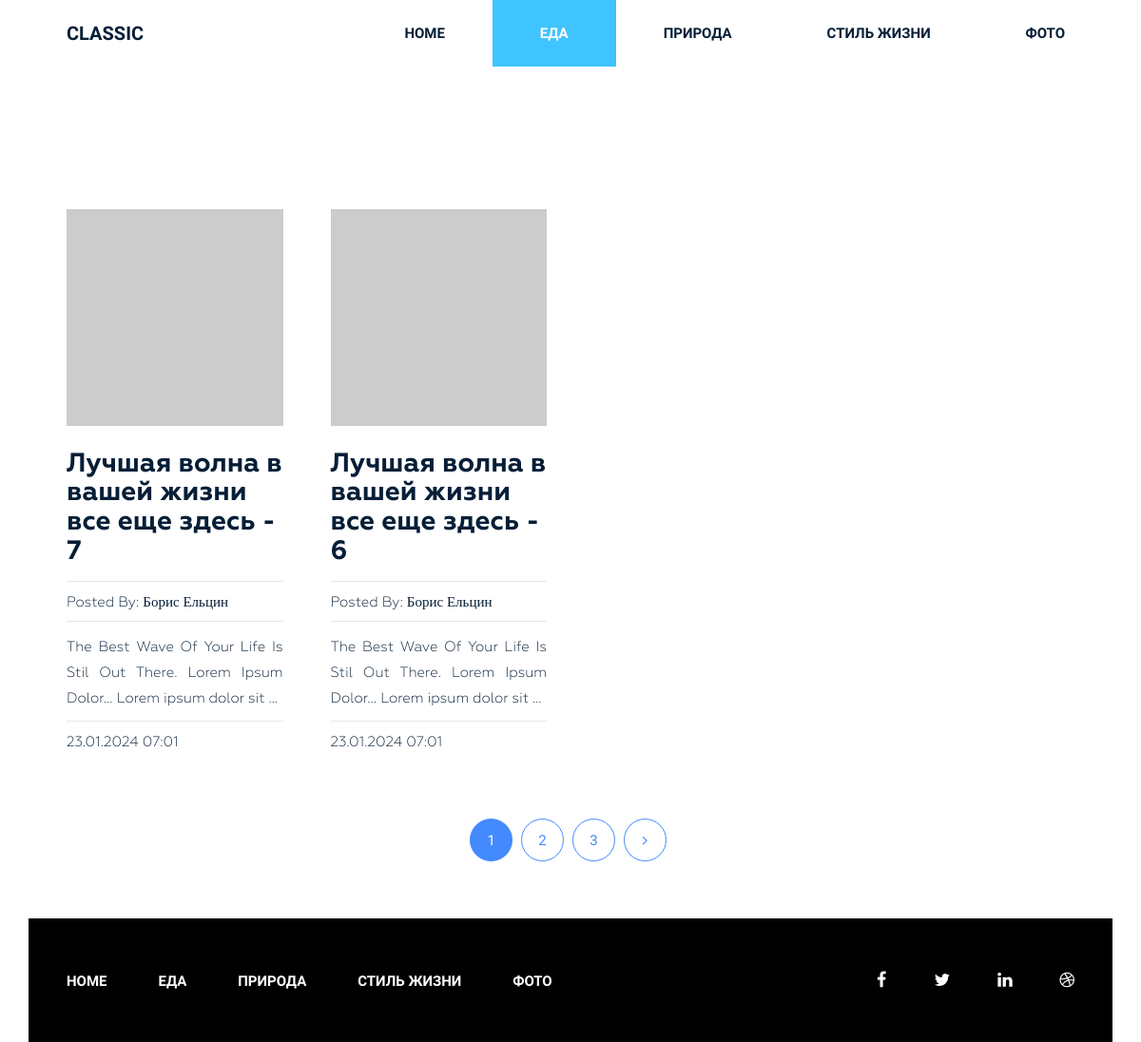
/category/eda/, run on the app's committed database.
### blog/models.py (models this page shows, shortened)
class Category(models.Model):
    title = models.CharField(max_length=250, verbose_name='Наименование')
    slug = models.SlugField(max_length=250, unique=True, verbose_name='Алиас')
    def __str__(self) -> str:
        return self.title
    def get_absolute_url(self):
        return reverse("category", kwargs={"slug": self.slug})
    class Meta:
        ordering = ['title']
        verbose_name = "Категория"
        verbose_name_plural = "Категории"

class Post(models.Model):
    title = models.CharField(max_length=250, verbose_name='Наименование')
    slug = models.SlugField(max_length=250, unique=True, verbose_name='Алиас')
    content = models.TextField(blank=True, verbose_name='Содержимое')
    author = models.CharField(max_length=100, verbose_name='Автор')
    views = models.PositiveIntegerField(default=0, verbose_name='Количество просмотров')
    photo = models.ImageField(upload_to='media/%Y/%m/%\d', blank=True, verbose_name='Изображение')
    category = models.ForeignKey(Category, on_delete=models.PROTECT, related_name='posts', verbose_name='Категория')
    tags = models.ManyToManyField(Tag, related_name='posts', blank=True, verbose_name='Теги')
    created_at = models.DateTimeField(auto_now_add=True, verbose_name='Опубликовано')
    def get_absolute_url(self):
        return reverse("post-detail", kwargs={"slug": self.slug})
    class Meta:
        verbose_name = "Пост"
        verbose_name_plural = "Посты"
        ordering = ['-created_at']

### blog/views.py (the view)
# urls.py: path("category/<slug:slug>/", CategoryPostListView.as_view(), name='category'),
class CategoryPostListView(ListView):
    template_name = 'blog/category.html'
    context_object_name = 'posts'
    paginate_by = 2
    allow_empty = False
    def get_queryset(self):
        return Post.objects.filter(category__slug=self.kwargs['slug'])
    def get_context_data(self, **kwargs):
        context = super().get_context_data(**kwargs)
        context["title"] = Category.objects.get(slug=self.kwargs['slug'])
        return context

### blog/templatetags/menu.py (called while the page is built)
@register.inclusion_tag('blog/menu_tpl.html')
def show_menu(menu_class='menu'):
    categories = Category.objects.all()
    return {'categories': categories, 'menu_class': menu_class}

### blog/templates/blog/category.html (shortened to what this page needs)
{% extends "base.html" %}
{% load static %}
{% block content %}
<section class="blog-post-area">
    <div class="container">
        <div class="row">
            <div class="blog-post-area-style">
                    {% for post in posts %}
                        <div class="col-md-3">
                            <div class="single-post">
                                {% if post.photo %}
                                    <img src="{{post.photo.url}}" alt="{{post.title}} ">
                                {% else %}
                                    <img src="https://placehold.co/228x228" alt="{{post.title}}">
                                {% endif %}
                                <h3><a href="{{post.get_absolute_url}}">{{post.title}}</a></h3>
                                <h4><span>Posted By: <span class="author-name">{{post.author}}</span></span>
                                </h4>
                                <p>{{post.content|truncatewords_html:20|striptags}}</p>
                                <h4><span>{{post.created_at|date:'d.m.Y H:m'}}</span></h4>
                            </div>
                        </div>
                    {% endfor %}
            </div>
        </div>
    </div>
    {% include "inc/_pagination.html" %}
</section>
{% endblock  %}

### blog/templates/blog/menu_tpl.html
<div class="{{ menu_class }}">
    <ul>
        <li><a href="{% url "home" %}">Home</a></li>
        {% for item in categories %}
            <li><a href="{{item.get_absolute_url}}">{{item.title}}</a></li>
        {% endfor %}
    </ul>
</div>

### config/static/style.css (style rules this page uses)
.wrapper header.header .menu { margin: 0 }
.wrapper header.header .menu ul { float: right; margin: 0; padding: 0; margin-right: 4px; }
.wrapper header.header .menu ul li { display: inline-block; list-style: outside none none; margin: 0 -4px 0 0; }
.wrapper header.header .menu ul li a { color: rgb(6, 30, 55); font-family: "Raleway", sans-serif; font-size: 15px; font-weight: 600; line-height: 70px; padding: 26px 50px; text-decoration: none; text-transform: uppercase; }
.wrapper header.header .menu ul li.active a { background: #40c4ff; color: #fff; }
section.blog-post-area { margin-top: 50px; }
section.blog-post-area img { width: 100%; }
section.blog-post-area .single-post { padding-right: 20px; margin: 100px 0px 0px; }
section.blog-post-area h4 span { font-family: Geometria; font-weight: 400; font-size: 15px; color: #061e37; text-decoration: none; }
section.blog-post-area h4 span.author-name { font-weight: 500; }
.blog-post-area .single-post h3 a { font-family: Geometria; font-size: 28px; font-weight: 700; text-decoration: none; color: #061e37; }
.blog-post-area .single-post p { color: #061e37; font-family: Geometria; font-size: 15px; font-weight: 400; line-height: 27px; padding-top: 14px; position: relative; text-align: justify; }
.blog-post-area .single-post h4 { margin-bottom: 12px; padding-top: 10px; position: relative; }
.blog-post-area .single-post h4::before { background: #e6e6e6 none repeat scroll 0 0; content: ""; height: 1px; position: absolute; top: 0; width: 100%; }
.blog-post-area .single-post p::before { background: #e6e6e6 none repeat scroll 0 0; content: ""; height: 1px; position: absolute; top: 0; width: 100%; }
.blog-post-area .single-post h3 { margin: 25px 0 15px; }
.blog-post-area .blog-post-area-style { margin: 0 20px 0 40px; }
.wrapper footer.footer .footer-menu { margin: 0 }
.wrapper footer.footer .footer-menu ul { line-height: 130px; margin: 0; padding: 0; }
.wrapper footer.footer .footer-menu ul li { display: inline; list-style: outside none none; margin: 0; padding: 30px 0px; }
.wrapper footer.footer .footer-menu ul li a { color: #fff; font-family: "Raleway", sans-serif; font-size: 15px; font-weight: 600; line-height: 70px; margin-left: 40px; padding: 26px 10px 26px 0; text-decoration: none; text-transform: uppercase; }
img { max-width: 100%; }

### data on the page
Category: title "ЕДА"
Category: title "ПРИРОДА"
Category: title "СТИЛЬ ЖИЗНИ"
Category: title "ФОТО"
Post: title "Лучшая волна в вашей жизни все еще здесь - 7", author "Борис Ельцин", content "The Best Wave Of Your Life Is Stil Out There. Lorem Ipsum Dolor... Lorem ipsum dolor sit …", created_at "23.01.2024 07:01"
Post: title "Лучшая волна в вашей жизни все еще здесь - 6", author "Борис Ельцин", content "The Best Wave Of Your Life Is Stil Out There. Lorem Ipsum Dolor... Lorem ipsum dolor sit …", created_at "23.01.2024 07:01"

### other printed values
{{ page }} "1"
{{ page }} "2" "3"
